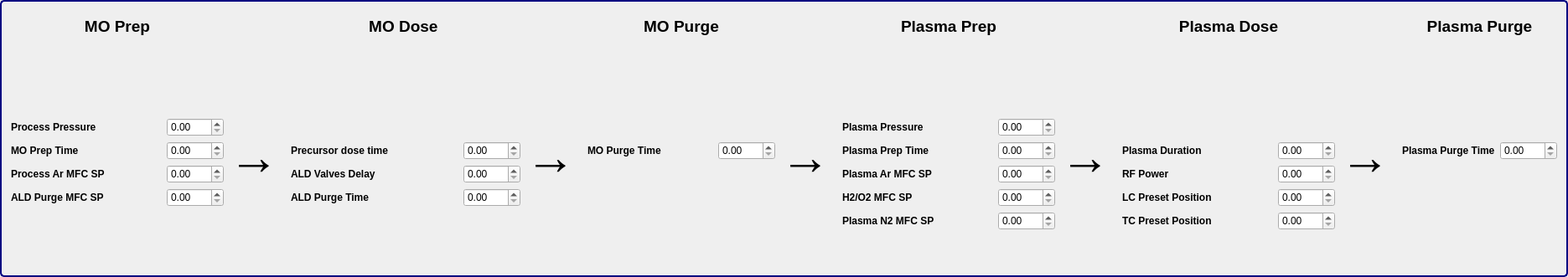
  <widget class="QGroupBox" name="process_groupBox">
   <property name="geometry">
    <rect>
     <x>10</x>
     <y>200</y>
     <width>1871</width>
     <height>331</height>
    </rect>
   </property>
   <property name="styleSheet">
    <string notr="true">QGroupBox {
		border: 2px solid #000080;
		border-radius: 5px;
		padding: 10ps;
}</string>
   </property>
   <property name="title">
    <string/>
   </property>
   <layout class="QGridLayout" name="gridLayout_4" columnminimumwidth="180,0,0,200,0,0,150,0,0,180,0,0,180,0,0,0,0">
    <item row="4" column="7">
     <widget class="QDoubleSpinBox" name="mo_purge_time_doubleSpinBox">
      <property name="cursor">
       <cursorShape>PointingHandCursor</cursorShape>
      </property>
     </widget>
    </item>
    <item row="4" column="10">
     <widget class="QDoubleSpinBox" name="plasma_prep_time_doubleSpinBox">
      <property name="cursor">
       <cursorShape>PointingHandCursor</cursorShape>
      </property>
     </widget>
    </item>
    <item row="0" column="9" colspan="2">
     <widget class="QLabel" name="ald_loop_label_5">
      <property name="sizePolicy">
       <sizepolicy hsizetype="Preferred" vsizetype="Preferred">
        <horstretch>0</horstretch>
        <verstretch>0</verstretch>
       </sizepolicy>
      </property>
      <property name="font">
       <font>
        <pointsize>14</pointsize>
        <bold>true</bold>
       </font>
      </property>
      <property name="text">
       <string>Plasma Prep</string>
      </property>
      <property name="alignment">
       <set>Qt::AlignCenter</set>
      </property>
     </widget>
    </item>
    <item row="6" column="10">
     <widget class="QDoubleSpinBox" name="process_gas_mfc_doubleSpinBox">
      <property name="cursor">
       <cursorShape>PointingHandCursor</cursorShape>
      </property>
     </widget>
    </item>
    <item row="4" column="6">
     <widget class="QLabel" name="mo_purge_time_label">
      <property name="font">
       <font>
        <bold>true</bold>
       </font>
      </property>
      <property name="text">
       <string>MO Purge Time</string>
      </property>
     </widget>
    </item>
    <item row="3" column="1">
     <widget class="QDoubleSpinBox" name="process_pressure_doubleSpinBox">
      <property name="cursor">
       <cursorShape>PointingHandCursor</cursorShape>
      </property>
     </widget>
    </item>
    <item row="0" column="0" colspan="2">
     <widget class="QLabel" name="ald_loop_label_3">
      <property name="sizePolicy">
       <sizepolicy hsizetype="Preferred" vsizetype="Preferred">
        <horstretch>0</horstretch>
        <verstretch>0</verstretch>
       </sizepolicy>
      </property>
      <property name="font">
       <font>
        <pointsize>14</pointsize>
        <bold>true</bold>
       </font>
      </property>
      <property name="text">
       <string>MO Prep</string>
      </property>
      <property name="alignment">
       <set>Qt::AlignCenter</set>
      </property>
     </widget>
    </item>
    <item row="5" column="12">
     <widget class="QLabel" name="rf_power_label">
      <property name="font">
       <font>
        <bold>true</bold>
       </font>
      </property>
      <property name="text">
       <string>RF Power</string>
      </property>
     </widget>
    </item>
    <item row="5" column="10">
     <widget class="QDoubleSpinBox" name="ar_plasma_mfc_doubleSpinBox">
      <property name="cursor">
       <cursorShape>PointingHandCursor</cursorShape>
      </property>
     </widget>
    </item>
    <item row="3" column="10">
     <widget class="QDoubleSpinBox" name="plasma_pressure_doubleSpinBox">
      <property name="cursor">
       <cursorShape>PointingHandCursor</cursorShape>
      </property>
     </widget>
    </item>
    <item row="5" column="1">
     <widget class="QDoubleSpinBox" name="ar_process_mfc_doubleSpinBox">
      <property name="cursor">
       <cursorShape>PointingHandCursor</cursorShape>
      </property>
     </widget>
    </item>
    <item row="3" column="0">
     <widget class="QLabel" name="process_pressure_label">
      <property name="font">
       <font>
        <bold>true</bold>
       </font>
      </property>
      <property name="text">
       <string>Process Pressure </string>
      </property>
     </widget>
    </item>
    <item row="5" column="0">
     <widget class="QLabel" name="ar_process_mfc_label">
      <property name="font">
       <font>
        <bold>true</bold>
       </font>
      </property>
      <property name="text">
       <string>Process Ar MFC SP</string>
      </property>
     </widget>
    </item>
    <item row="3" column="9">
     <widget class="QLabel" name="plasma_pressure_label">
      <property name="font">
       <font>
        <bold>true</bold>
       </font>
      </property>
      <property name="text">
       <string>Plasma Pressure </string>
      </property>
     </widget>
    </item>
    <item row="6" column="9">
     <widget class="QLabel" name="process_gas_mfc_label">
      <property name="font">
       <font>
        <bold>true</bold>
       </font>
      </property>
      <property name="text">
       <string>H2/O2 MFC SP</string>
      </property>
     </widget>
    </item>
    <item row="4" column="15">
     <widget class="QLabel" name="plasma_purge_time_label">
      <property name="font">
       <font>
        <bold>true</bold>
       </font>
      </property>
      <property name="text">
       <string>Plasma Purge Time</string>
      </property>
     </widget>
    </item>
    <item row="4" column="16">
     <widget class="QDoubleSpinBox" name="plasma_purge_time_doubleSpinBox">
      <property name="cursor">
       <cursorShape>PointingHandCursor</cursorShape>
      </property>
     </widget>
    </item>
    <item row="4" column="12">
     <widget class="QLabel" name="plasma_duration_label">
      <property name="font">
       <font>
        <bold>true</bold>
       </font>
      </property>
      <property name="text">
       <string>Plasma Duration</string>
      </property>
     </widget>
    </item>
    <item row="6" column="1">
     <widget class="QDoubleSpinBox" name="ald_purge_mfc_doubleSpinBox">
      <property name="cursor">
       <cursorShape>PointingHandCursor</cursorShape>
      </property>
     </widget>
    </item>
    <item row="7" column="9">
     <widget class="QLabel" name="plasma_n2_mfc_label">
      <property name="font">
       <font>
        <bold>true</bold>
       </font>
      </property>
      <property name="text">
       <string>Plasma N2 MFC SP</string>
      </property>
     </widget>
    </item>
    <item row="0" column="15" colspan="2">
     <widget class="QLabel" name="ald_loop_label_6">
      <property name="sizePolicy">
       <sizepolicy hsizetype="Preferred" vsizetype="Preferred">
        <horstretch>0</horstretch>
        <verstretch>0</verstretch>
       </sizepolicy>
      </property>
      <property name="font">
       <font>
        <pointsize>14</pointsize>
        <bold>true</bold>
       </font>
      </property>
      <property name="text">
       <string>Plasma Purge</string>
      </property>
      <property name="alignment">
       <set>Qt::AlignCenter</set>
      </property>
     </widget>
    </item>
    <item row="0" column="6" colspan="2">
     <widget class="QLabel" name="ald_loop_label_4">
      <property name="sizePolicy">
       <sizepolicy hsizetype="Preferred" vsizetype="Preferred">
        <horstretch>0</horstretch>
        <verstretch>0</verstretch>
       </sizepolicy>
      </property>
      <property name="font">
       <font>
        <pointsize>14</pointsize>
        <bold>true</bold>
       </font>
      </property>
      <property name="text">
       <string>MO Purge</string>
      </property>
      <property name="alignment">
       <set>Qt::AlignCenter</set>
      </property>
     </widget>
    </item>
    <item row="4" column="9">
     <widget class="QLabel" name="plasma_prep_time_label">
      <property name="font">
       <font>
        <bold>true</bold>
       </font>
      </property>
      <property name="text">
       <string>Plasma Prep Time</string>
      </property>
     </widget>
    </item>
    <item row="7" column="10">
     <widget class="QDoubleSpinBox" name="n2_plasma_mfc_doubleSpinBox">
      <property name="cursor">
       <cursorShape>PointingHandCursor</cursorShape>
      </property>
     </widget>
    </item>
    <item row="4" column="1">
     <widget class="QDoubleSpinBox" name="mo_prep_time_doubleSpinBox">
      <property name="cursor">
       <cursorShape>PointingHandCursor</cursorShape>
      </property>
     </widget>
    </item>
    <item row="4" column="13">
     <widget class="QDoubleSpinBox" name="plasma_duration_doubleSpinBox">
      <property name="cursor">
       <cursorShape>PointingHandCursor</cursorShape>
      </property>
     </widget>
    </item>
    <item row="5" column="13">
     <widget class="QDoubleSpinBox" name="rf_power_doubleSpinBox">
      <property name="cursor">
       <cursorShape>PointingHandCursor</cursorShape>
      </property>
     </widget>
    </item>
    <item row="4" column="0">
     <widget class="QLabel" name="mo_prep_time_label">
      <property name="font">
       <font>
        <bold>true</bold>
       </font>
      </property>
      <property name="text">
       <string>MO Prep Time</string>
      </property>
     </widget>
    </item>
    <item row="0" column="3" colspan="2">
     <widget class="QLabel" name="ald_loop_label">
      <property name="sizePolicy">
       <sizepolicy hsizetype="Preferred" vsizetype="Preferred">
        <horstretch>0</horstretch>
        <verstretch>0</verstretch>
       </sizepolicy>
      </property>
      <property name="font">
       <font>
        <pointsize>14</pointsize>
        <bold>true</bold>
       </font>
      </property>
      <property name="text">
       <string>MO Dose </string>
      </property>
      <property name="alignment">
       <set>Qt::AlignCenter</set>
      </property>
     </widget>
    </item>
    <item row="6" column="0">
     <widget class="QLabel" name="ald_purge_mfc_label">
      <property name="font">
       <font>
        <bold>true</bold>
       </font>
      </property>
      <property name="text">
       <string>ALD Purge MFC SP </string>
      </property>
     </widget>
    </item>
    <item row="5" column="9">
     <widget class="QLabel" name="plasma_ar_mfc_label">
      <property name="font">
       <font>
        <bold>true</bold>
       </font>
      </property>
      <property name="text">
       <string>Plasma Ar MFC SP </string>
      </property>
     </widget>
    </item>
    <item row="0" column="12" colspan="2">
     <widget class="QLabel" name="plasma_parameters_label">
      <property name="font">
       <font>
        <pointsize>14</pointsize>
        <bold>true</bold>
       </font>
      </property>
      <property name="text">
       <string>Plasma Dose</string>
      </property>
      <property name="alignment">
       <set>Qt::AlignCenter</set>
      </property>
     </widget>
    </item>
    <item row="4" column="3">
     <widget class="QLabel" name="precursor_dose_label">
      <property name="font">
       <font>
        <bold>true</bold>
       </font>
      </property>
      <property name="text">
       <string>Precursor dose time </string>
      </property>
     </widget>
    </item>
    <item row="4" column="4">
     <widget class="QDoubleSpinBox" name="precursor_dose_doubleSpinBox">
      <property name="cursor">
       <cursorShape>PointingHandCursor</cursorShape>
      </property>
     </widget>
    </item>
    <item row="5" column="3">
     <widget class="QLabel" name="ald_delay_label">
      <property name="font">
       <font>
        <bold>true</bold>
       </font>
      </property>
      <property name="text">
       <string>ALD Valves Delay</string>
      </property>
     </widget>
    </item>
    <item row="5" column="4">
     <widget class="QDoubleSpinBox" name="ald_delay_doubleSpinBox">
      <property name="cursor">
       <cursorShape>PointingHandCursor</cursorShape>
      </property>
     </widget>
    </item>
    <item row="6" column="3">
     <widget class="QLabel" name="ald_purge_time_label">
      <property name="font">
       <font>
        <bold>true</bold>
       </font>
      </property>
      <property name="text">
       <string>ALD Purge Time </string>
      </property>
     </widget>
    </item>
    <item row="6" column="4">
     <widget class="QDoubleSpinBox" name="ald_purge_time_doubleSpinBox">
      <property name="cursor">
       <cursorShape>PointingHandCursor</cursorShape>
      </property>
     </widget>
    </item>
    <item row="1" column="8" rowspan="8">
     <widget class="QLabel" name="label_3">
      <property name="palette">
       <palette>
        <active>
         <colorrole role="WindowText">
          <brush brushstyle="SolidPattern">
           <color alpha="255">
            <red>85</red>
            <green>170</green>
            <blue>0</blue>
           </color>
          </brush>
         </colorrole>
         <colorrole role="Text">
          <brush brushstyle="SolidPattern">
           <color alpha="255">
            <red>85</red>
            <green>170</green>
            <blue>0</blue>
           </color>
          </brush>
         </colorrole>
        </active>
        <inactive>
         <colorrole role="WindowText">
          <brush brushstyle="SolidPattern">
           <color alpha="255">
            <red>0</red>
            <green>0</green>
            <blue>0</blue>
           </color>
          </brush>
         </colorrole>
         <colorrole role="Text">
          <brush brushstyle="SolidPattern">
           <color alpha="255">
            <red>0</red>
            <green>0</green>
            <blue>0</blue>
           </color>
          </brush>
         </colorrole>
        </inactive>
        <disabled>
         <colorrole role="WindowText">
          <brush brushstyle="SolidPattern">
           <color alpha="255">
            <red>120</red>
            <green>120</green>
            <blue>120</blue>
           </color>
          </brush>
         </colorrole>
         <colorrole role="Text">
          <brush brushstyle="SolidPattern">
           <color alpha="255">
            <red>120</red>
            <green>120</green>
            <blue>120</blue>
           </color>
          </brush>
         </colorrole>
        </disabled>
       </palette>
      </property>
      <property name="font">
       <font>
        <pointsize>45</pointsize>
        <italic>true</italic>
        <bold>true</bold>
        <underline>false</underline>
        <kerning>false</kerning>
       </font>
      </property>
      <property name="text">
       <string>→</string>
      </property>
     </widget>
    </item>
    <item row="1" column="5" rowspan="8">
     <widget class="QLabel" name="label_6">
      <property name="palette">
       <palette>
        <active>
         <colorrole role="WindowText">
          <brush brushstyle="SolidPattern">
           <color alpha="255">
            <red>85</red>
            <green>170</green>
            <blue>0</blue>
           </color>
          </brush>
         </colorrole>
         <colorrole role="Text">
          <brush brushstyle="SolidPattern">
           <color alpha="255">
            <red>85</red>
            <green>170</green>
            <blue>0</blue>
           </color>
          </brush>
         </colorrole>
        </active>
        <inactive>
         <colorrole role="WindowText">
          <brush brushstyle="SolidPattern">
           <color alpha="255">
            <red>0</red>
            <green>0</green>
            <blue>0</blue>
           </color>
          </brush>
         </colorrole>
         <colorrole role="Text">
          <brush brushstyle="SolidPattern">
           <color alpha="255">
            <red>0</red>
            <green>0</green>
            <blue>0</blue>
           </color>
          </brush>
         </colorrole>
        </inactive>
        <disabled>
         <colorrole role="WindowText">
          <brush brushstyle="SolidPattern">
           <color alpha="255">
            <red>120</red>
            <green>120</green>
            <blue>120</blue>
           </color>
          </brush>
         </colorrole>
         <colorrole role="Text">
          <brush brushstyle="SolidPattern">
           <color alpha="255">
            <red>120</red>
            <green>120</green>
            <blue>120</blue>
           </color>
          </brush>
         </colorrole>
        </disabled>
       </palette>
      </property>
      <property name="font">
       <font>
        <pointsize>45</pointsize>
        <italic>true</italic>
        <bold>true</bold>
        <underline>false</underline>
        <kerning>false</kerning>
       </font>
      </property>
      <property name="text">
       <string>→</string>
      </property>
     </widget>
    </item>
    <item row="1" column="2" rowspan="8">
     <widget class="QLabel" name="label_2">
      <property name="palette">
       <palette>
        <active>
         <colorrole role="WindowText">
          <brush brushstyle="SolidPattern">
           <color alpha="255">
            <red>85</red>
            <green>170</green>
            <blue>0</blue>
           </color>
          </brush>
         </colorrole>
         <colorrole role="Text">
          <brush brushstyle="SolidPattern">
           <color alpha="255">
            <red>85</red>
            <green>170</green>
            <blue>0</blue>
           </color>
          </brush>
         </colorrole>
        </active>
        <inactive>
         <colorrole role="WindowText">
          <brush brushstyle="SolidPattern">
           <color alpha="255">
            <red>0</red>
            <green>0</green>
            <blue>0</blue>
           </color>
          </brush>
         </colorrole>
         <colorrole role="Text">
          <brush brushstyle="SolidPattern">
           <color alpha="255">
            <red>0</red>
            <green>0</green>
            <blue>0</blue>
           </color>
          </brush>
         </colorrole>
        </inactive>
        <disabled>
         <colorrole role="WindowText">
          <brush brushstyle="SolidPattern">
           <color alpha="255">
            <red>120</red>
            <green>120</green>
            <blue>120</blue>
           </color>
          </brush>
         </colorrole>
         <colorrole role="Text">
          <brush brushstyle="SolidPattern">
           <color alpha="255">
            <red>120</red>
            <green>120</green>
            <blue>120</blue>
           </color>
          </brush>
         </colorrole>
        </disabled>
       </palette>
      </property>
      <property name="font">
       <font>
        <pointsize>45</pointsize>
        <italic>true</italic>
        <bold>true</bold>
        <underline>false</underline>
        <kerning>false</kerning>
       </font>
      </property>
      <property name="text">
       <string>→</string>
      </property>
     </widget>
    </item>
    <item row="1" column="11" rowspan="8">
     <widget class="QLabel" name="label_4">
      <property name="palette">
       <palette>
        <active>
         <colorrole role="WindowText">
          <brush brushstyle="SolidPattern">
           <color alpha="255">
            <red>85</red>
            <green>170</green>
            <blue>0</blue>
           </color>
          </brush>
         </colorrole>
         <colorrole role="Text">
          <brush brushstyle="SolidPattern">
           <color alpha="255">
            <red>85</red>
            <green>170</green>
            <blue>0</blue>
           </color>
          </brush>
         </colorrole>
        </active>
        <inactive>
         <colorrole role="WindowText">
          <brush brushstyle="SolidPattern">
           <color alpha="255">
            <red>0</red>
            <green>0</green>
            <blue>0</blue>
           </color>
          </brush>
         </colorrole>
         <colorrole role="Text">
          <brush brushstyle="SolidPattern">
           <color alpha="255">
            <red>0</red>
            <green>0</green>
            <blue>0</blue>
           </color>
          </brush>
         </colorrole>
        </inactive>
        <disabled>
         <colorrole role="WindowText">
          <brush brushstyle="SolidPattern">
           <color alpha="255">
            <red>120</red>
            <green>120</green>
            <blue>120</blue>
           </color>
          </brush>
         </colorrole>
         <colorrole role="Text">
          <brush brushstyle="SolidPattern">
           <color alpha="255">
            <red>120</red>
            <green>120</green>
            <blue>120</blue>
           </color>
          </brush>
         </colorrole>
        </disabled>
       </palette>
      </property>
      <property name="font">
       <font>
        <pointsize>45</pointsize>
        <italic>true</italic>
        <bold>true</bold>
        <underline>false</underline>
        <kerning>false</kerning>
       </font>
      </property>
      <property name="text">
       <string>→</string>
      </property>
     </widget>
    </item>
    <item row="1" column="14" rowspan="8">
     <widget class="QLabel" name="label_5">
      <property name="palette">
       <palette>
        <active>
         <colorrole role="WindowText">
          <brush brushstyle="SolidPattern">
           <color alpha="255">
            <red>85</red>
            <green>170</green>
            <blue>0</blue>
           </color>
          </brush>
         </colorrole>
         <colorrole role="Text">
          <brush brushstyle="SolidPattern">
           <color alpha="255">
            <red>85</red>
            <green>170</green>
            <blue>0</blue>
           </color>
          </brush>
         </colorrole>
        </active>
        <inactive>
         <colorrole role="WindowText">
          <brush brushstyle="SolidPattern">
           <color alpha="255">
            <red>0</red>
            <green>0</green>
            <blue>0</blue>
           </color>
          </brush>
         </colorrole>
         <colorrole role="Text">
          <brush brushstyle="SolidPattern">
           <color alpha="255">
            <red>0</red>
            <green>0</green>
            <blue>0</blue>
           </color>
          </brush>
         </colorrole>
        </inactive>
        <disabled>
         <colorrole role="WindowText">
          <brush brushstyle="SolidPattern">
           <color alpha="255">
            <red>120</red>
            <green>120</green>
            <blue>120</blue>
           </color>
          </brush>
         </colorrole>
         <colorrole role="Text">
          <brush brushstyle="SolidPattern">
           <color alpha="255">
            <red>120</red>
            <green>120</green>
            <blue>120</blue>
           </color>
          </brush>
         </colorrole>
        </disabled>
       </palette>
      </property>
      <property name="font">
       <font>
        <pointsize>45</pointsize>
        <italic>true</italic>
        <bold>true</bold>
        <underline>false</underline>
        <kerning>false</kerning>
       </font>
      </property>
      <property name="text">
       <string>→</string>
      </property>
     </widget>
    </item>
    <item row="6" column="12">
     <widget class="QLabel" name="lc_preset_label">
      <property name="font">
       <font>
        <bold>true</bold>
       </font>
      </property>
      <property name="text">
       <string>LC Preset Position</string>
      </property>
     </widget>
    </item>
    <item row="7" column="12">
     <widget class="QLabel" name="tc_preset_label">
      <property name="font">
       <font>
        <bold>true</bold>
       </font>
      </property>
      <property name="text">
       <string>TC Preset Position</string>
      </property>
     </widget>
    </item>
    <item row="6" column="13">
     <widget class="QDoubleSpinBox" name="lc_preset_doubleSpinBox">
      <property name="cursor">
       <cursorShape>PointingHandCursor</cursorShape>
      </property>
     </widget>
    </item>
    <item row="7" column="13">
     <widget class="QDoubleSpinBox" name="tc_preset_doubleSpinBox">
      <property name="cursor">
       <cursorShape>PointingHandCursor</cursorShape>
      </property>
     </widget>
    </item>
   </layout>
  </widget>
